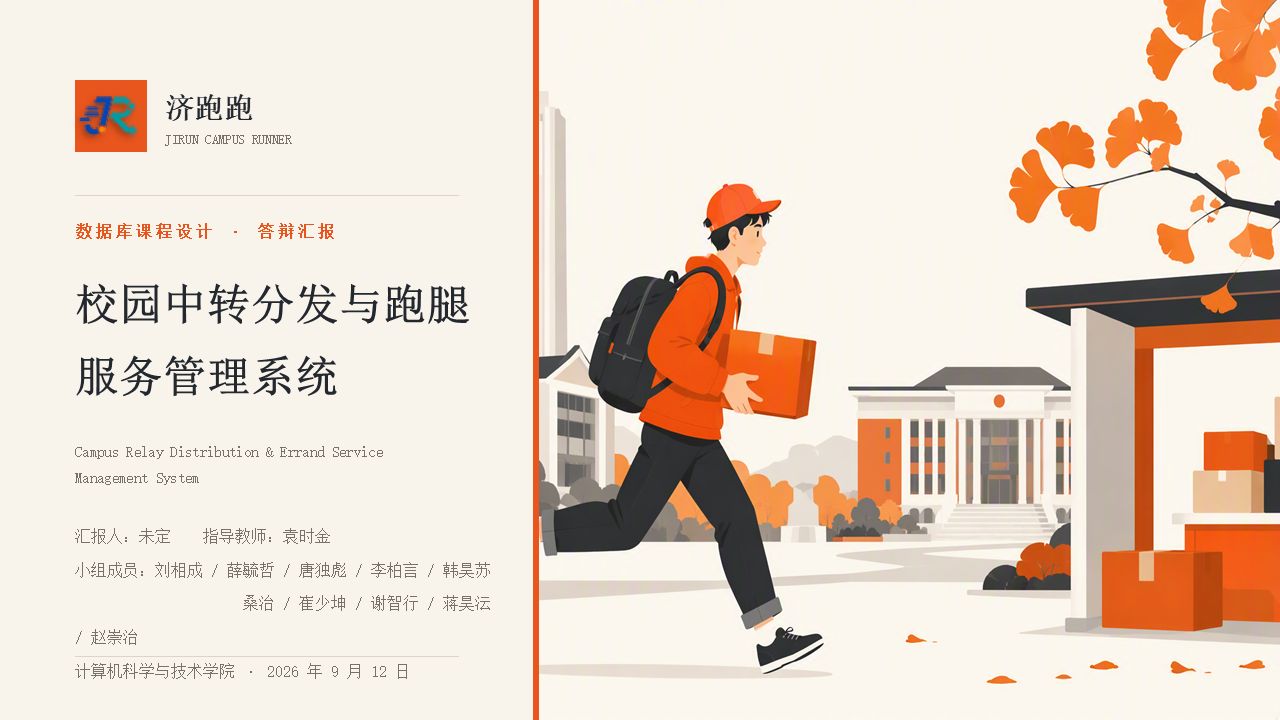
#> input picture .codex-doc-work/ppt-name-update/before/slide-01.png, 1280 x 720 px; its folder holds only this picture in this run
$ python make_ppt_contact_sheets.py
#> lines starting #> are read from the running program, lines starting #| are printed output that depends on the picture
import sys
from pathlib import Path
from PIL import Image, ImageDraw

src = Path(sys.argv[1]) if len(sys.argv) > 1 else Path(r"D:\delivery-backend\.codex-doc-work\ppt-name-update\before")
out = Path(sys.argv[2]) if len(sys.argv) > 2 else src.parent / f"{src.name}-contact"
out.mkdir(parents=True, exist_ok=True)
files = sorted(src.glob("slide-*.png"))
thumb_w, thumb_h = 320, 180
cols, rows = 4, 3
label_h = 24
per_sheet = cols * rows

for sheet_idx in range((len(files) + per_sheet - 1) // per_sheet):
    canvas = Image.new("RGB", (cols * thumb_w, rows * (thumb_h + label_h)), "white")
#> canvas: PIL image 1280x612 RGB; every value is 255
    draw = ImageDraw.Draw(canvas)
    for offset, file in enumerate(files[sheet_idx * per_sheet : (sheet_idx + 1) * per_sheet]):
        x = (offset % cols) * thumb_w
        y = (offset // cols) * (thumb_h + label_h)
        with Image.open(file) as im:
#> im is the input picture: PIL image 1280x720 RGB; mean R, G, B 231.5, 215.1, 201.3
            canvas.paste(im.convert("RGB").resize((thumb_w, thumb_h)), (x, y))
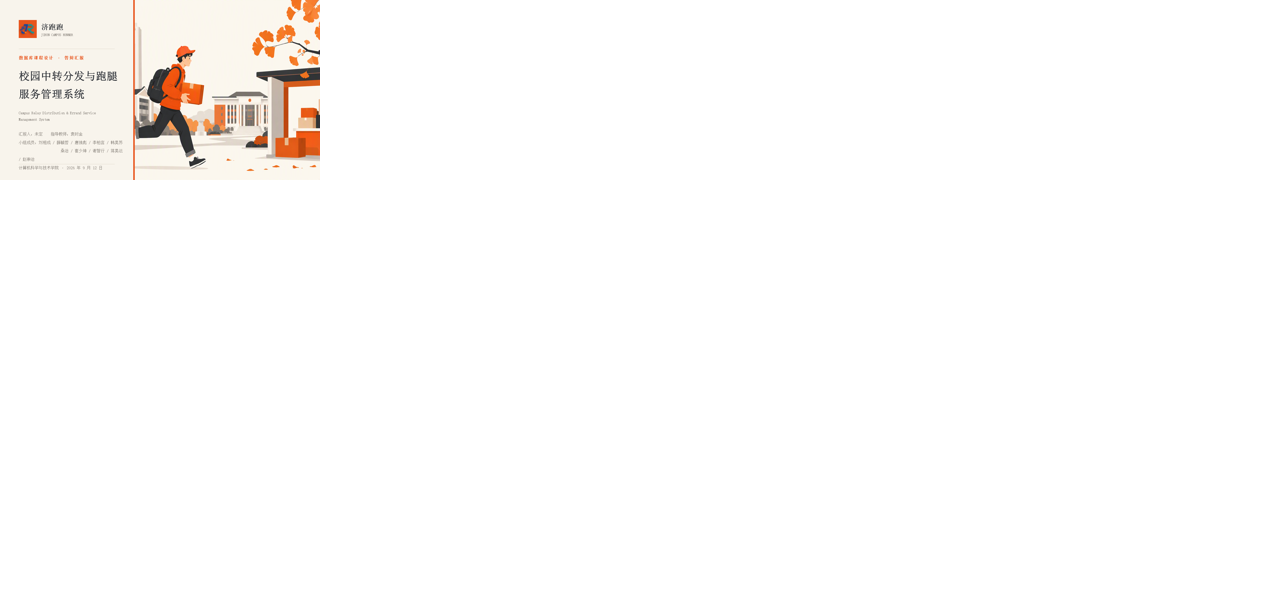
#> canvas: PIL image 1280x612 RGB; mean R, G, B 253.3, 252.1, 251
        draw.text((x + 8, y + thumb_h + 3), file.stem, fill="black")
    canvas.save(out / f"contact-{sheet_idx + 1}.png")

$ run again, on .codex-doc-work/ppt-name-update/before/slide-16.png
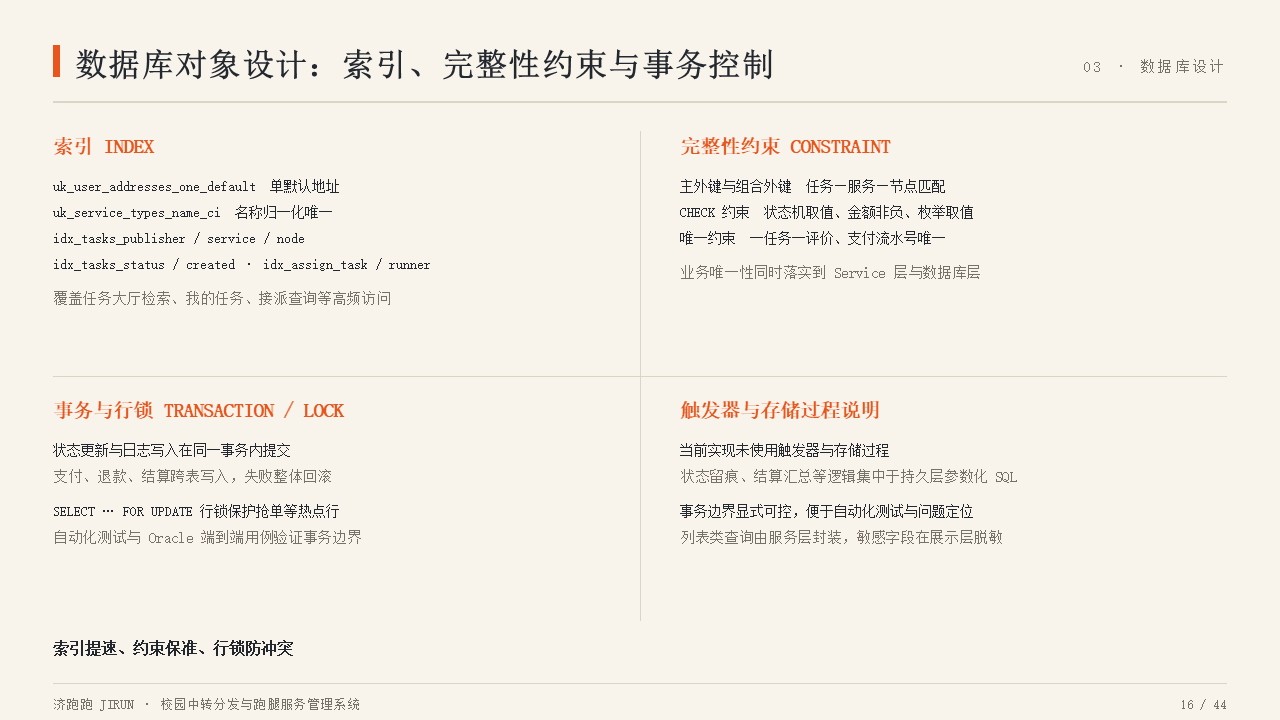
#> input picture .codex-doc-work/ppt-name-update/before/slide-16.png, 1280 x 720 px
#> im is the input picture: PIL image 1280x720 P; mean R, G, B 243, 238.5, 230.5
#> `canvas.paste(im.convert("RGB").resize((thumb_w, thumb_h)), (x, y))`:
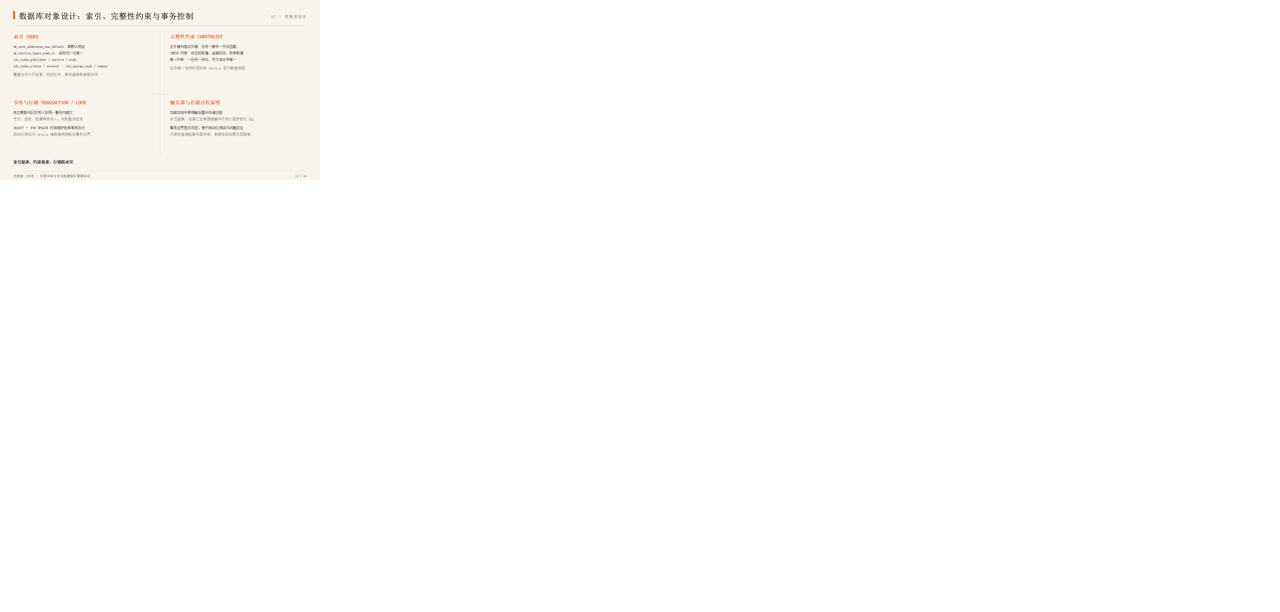
#> canvas: PIL image 1280x612 RGB; mean R, G, B 254.1, 253.8, 253.2

$ run again, on .codex-doc-work/ppt-name-update/before/slide-17.png
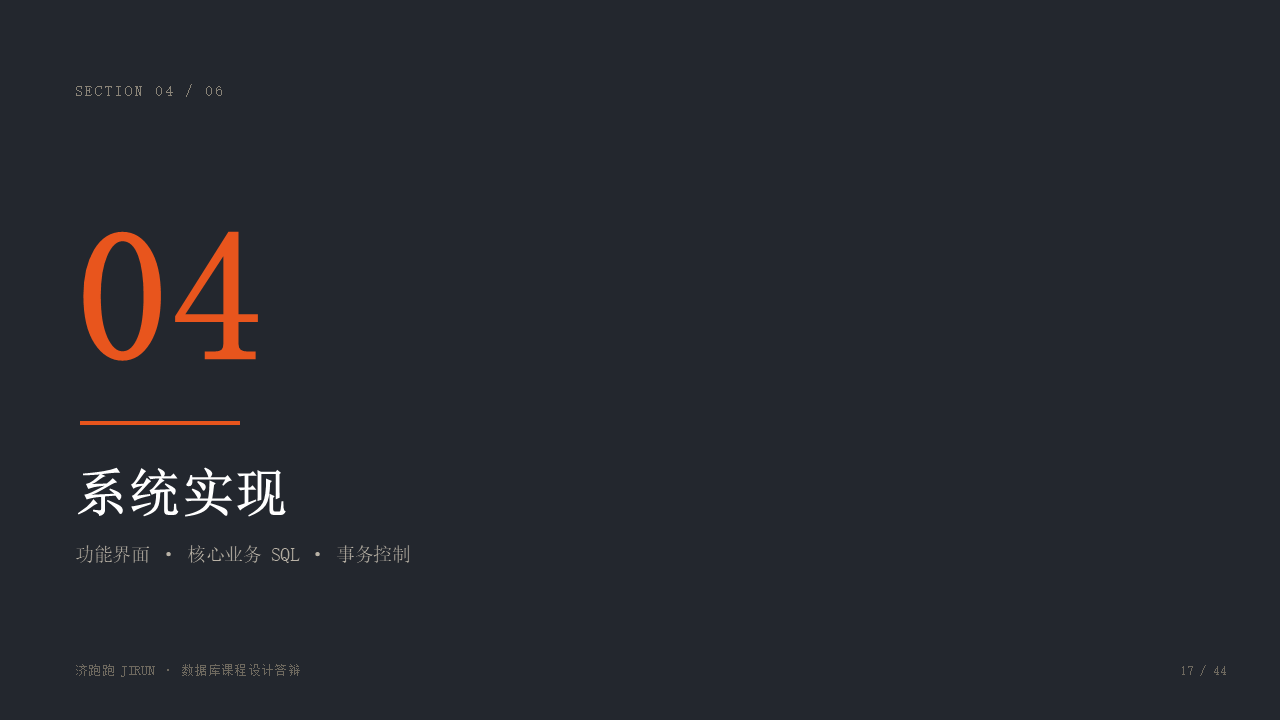
#> input picture .codex-doc-work/ppt-name-update/before/slide-17.png, 1280 x 720 px
#> im is the input picture: PIL image 1280x720 P; mean R, G, B 37.7, 40.3, 46.7
#> `canvas.paste(im.convert("RGB").resize((thumb_w, thumb_h)), (x, y))`:
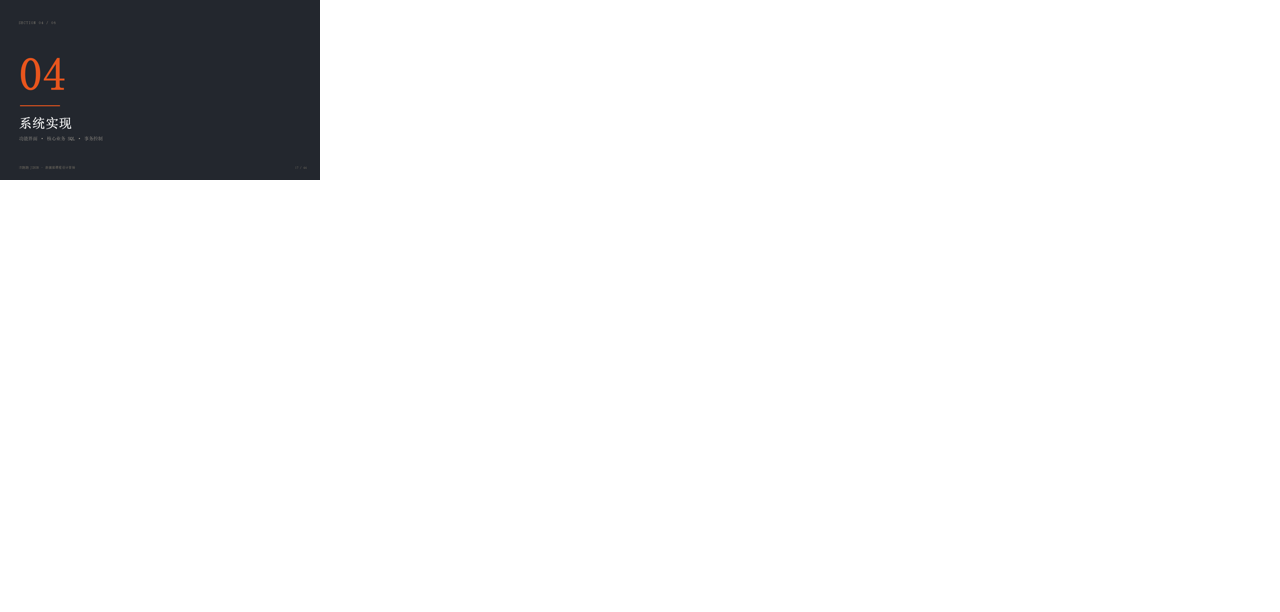
#> canvas: PIL image 1280x612 RGB; mean R, G, B 239, 239.2, 239.7

$ run again, on .codex-doc-work/ppt-name-update/before/slide-25.png
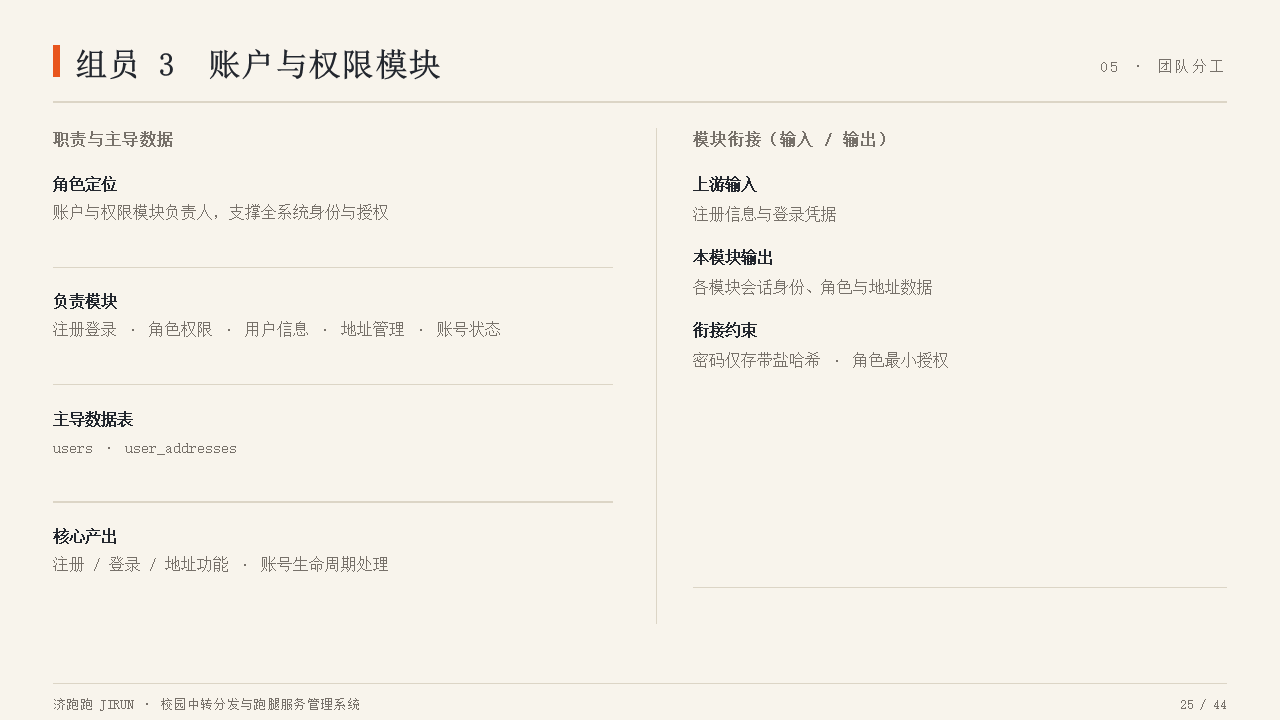
#> input picture .codex-doc-work/ppt-name-update/before/slide-25.png, 1280 x 720 px
#> im is the input picture: PIL image 1280x720 P; mean R, G, B 245.2, 241.1, 233.2
#> `canvas.paste(im.convert("RGB").resize((thumb_w, thumb_h)), (x, y))`:
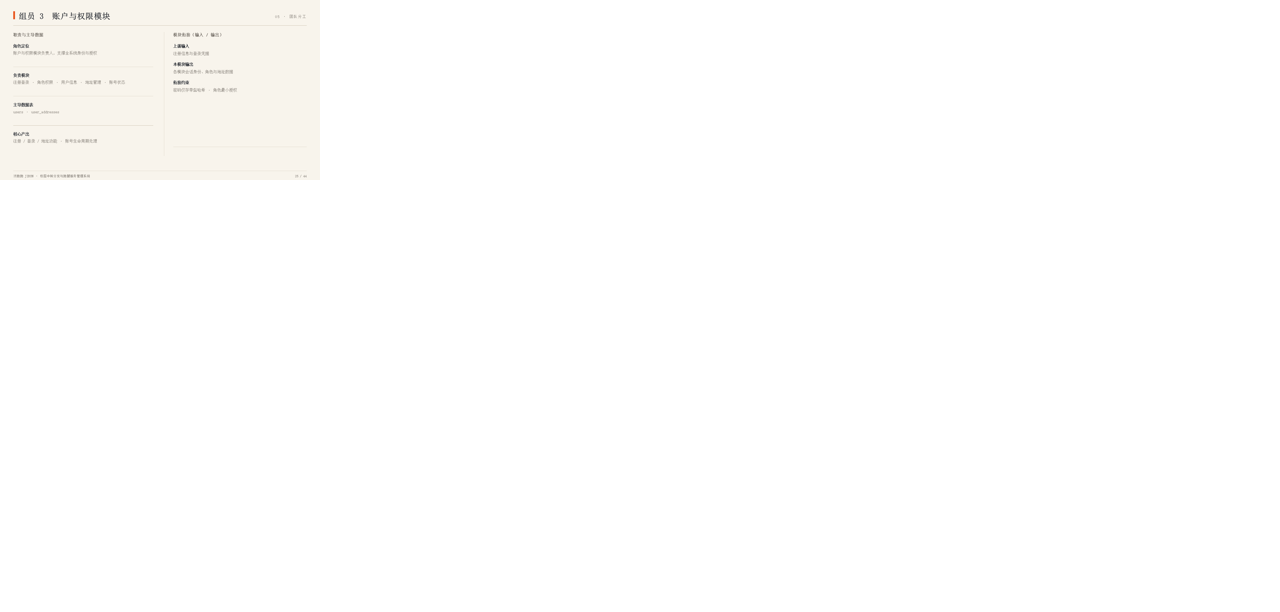
#> canvas: PIL image 1280x612 RGB; mean R, G, B 254.3, 254, 253.4
